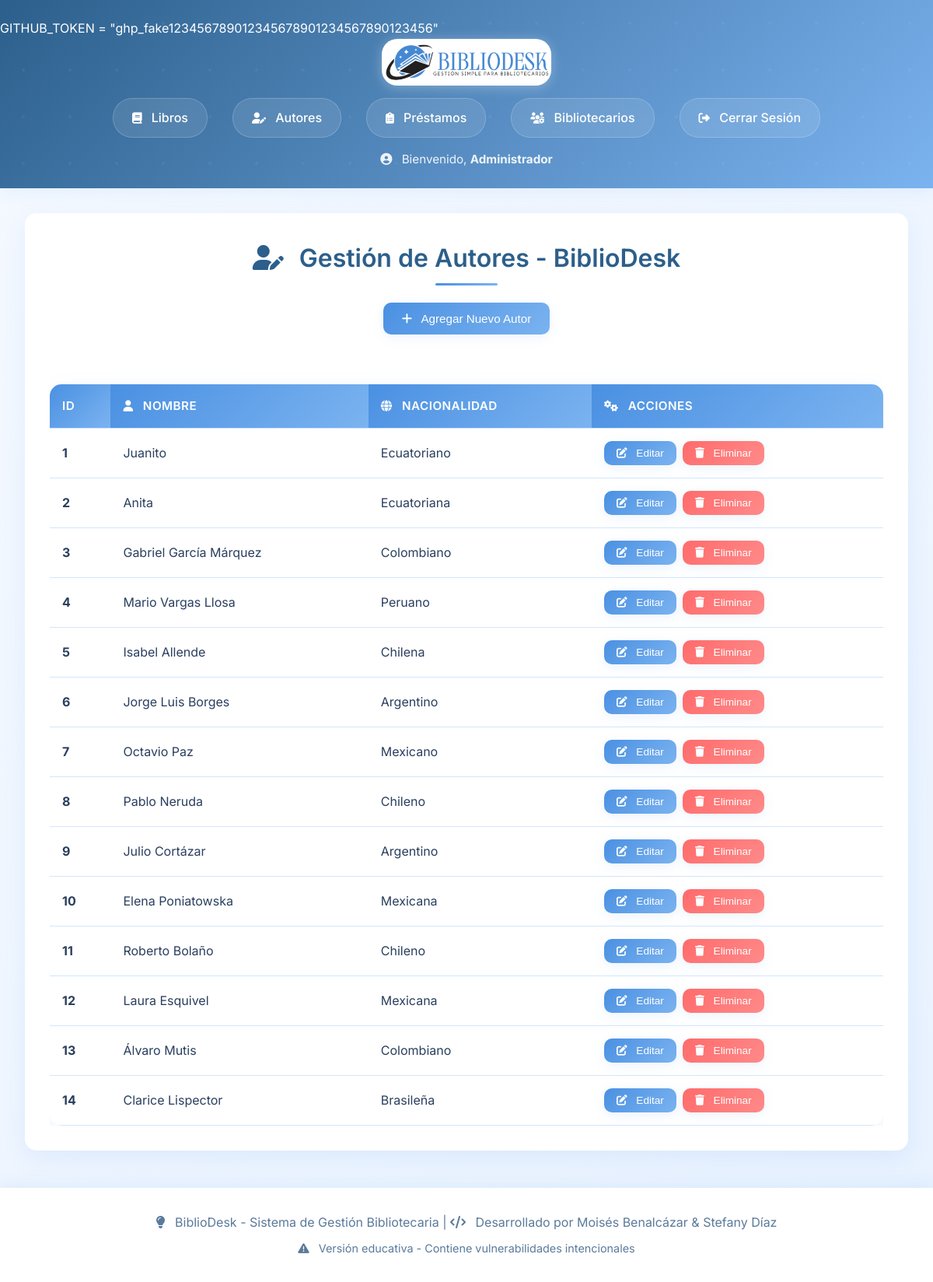
The page /authors (signed in) on the database its author committed.
### tables this page shows
CREATE TABLE authors (
        id INTEGER PRIMARY KEY AUTOINCREMENT,
        name TEXT NOT NULL,
        nationality TEXT
    );

### app.py (the view, shortened to what this page needs)
@app.route('/authors', methods=['GET', 'POST'])
def authors():
    if not session.get('logged_in'):
        return redirect(url_for('login'))
    authors = database.get_authors()
    return render_template('authors.html', authors=authors)

### database.py (called while the page is built)
def get_authors():
    conn = sqlite3.connect('library.db')
    c = conn.cursor()
    c.execute('SELECT * FROM authors')
    authors = c.fetchall()
    conn.close()
    return authors

### templates/authors.html (shortened to what this page needs)
{% extends "base.html" %}
{% block content %}
<div class="container">
    <div class="card">
        <h2><i class="fas fa-user-edit"></i> Gestión de Autores - BiblioDesk</h2>
        <div style="text-align: center; margin-bottom: 2rem;">
            <button class="btn-primary" onclick="openModal('addAuthorModal')">
                <i class="fas fa-plus"></i> Agregar Nuevo Autor
            </button>
        </div>
        <div style="overflow-x: auto;">
            <table>
                <thead>
                    <tr>
                        <th>ID</th>
                        <th><i class="fas fa-user"></i> Nombre</th>
                        <th><i class="fas fa-globe"></i> Nacionalidad</th>
                        <th><i class="fas fa-cogs"></i> Acciones</th>
                    </tr>
                </thead>
                <tbody>
                    {% for author in authors %}
                    <tr>
                        <td><strong>{{ author[0] }}</strong></td>
                        <td>{{ author[1] }}</td>
                        <td>{{ author[2] if author[2] else 'No especificada' }}</td>
                        <td>
                            <div class="action-buttons">
                                <button class="btn-primary" onclick="openEditModal('{{ author[0] }}', '{{ author[1] }}', '{{ author[2] }}')">
                                    <i class="fas fa-edit"></i> Editar
                                </button>
                                <form method="POST" style="display:inline;">
                                    <button type="submit" name="delete" class="btn-danger" onclick="return confirm('¿Estás seguro de que deseas eliminar este autor?')">
                                        <i class="fas fa-trash"></i> Eliminar
                                    </button>
                                </form>
                            </div>
                        </td>
                    </tr>
                    {% endfor %}
                </tbody>
            </table>
        </div>
    </div>
</div>
{% endblock %}

### static/style.css (style rules this page uses)
:root { --primary-blue: #4A90E2; --primary-light: #7BB3F0; --secondary-blue: #B8D4F1; --accent-blue: #2C5F8B; --light-blue: #E8F2FF; --background: #F5F9FF; --white: #FFFFFF; --text-dark: #2A3F5F; --text-light: #5A7A9A; --border-light: #D1E6FF; --success: #4ECDC4; --warning: #FFD93D; --danger: #FF6B6B; --shadow: rgba(74, 144, 226, 0.1); --shadow-hover: rgba(74, 144, 226, 0.2); }
* { margin: 0; padding: 0; box-sizing: border-box; }
body { font-family: 'Inter', sans-serif; background: linear-gradient(135deg, var(--background) 0%, var(--light-blue) 100%); min-height: 100vh; color: var(--text-dark); line-height: 1.6; }
.container { max-width: 1200px; margin: 2rem auto; padding: 0 2rem; }
h2 { color: var(--accent-blue); font-size: 2rem; font-weight: 600; margin-bottom: 2rem; text-align: center; position: relative; }
h2::after { content: ''; position: absolute; bottom: -10px; left: 50%; transform: translateX(-50%); width: 80px; height: 3px; background: linear-gradient(90deg, var(--primary-blue), var(--primary-light)); border-radius: 2px; }
button { background: linear-gradient(135deg, var(--primary-blue) 0%, var(--primary-light) 100%); color: var(--white); border: none; padding: 0.75rem 1.5rem; cursor: pointer; border-radius: 10px; font-weight: 500; font-size: 0.95rem; transition: all 0.3s ease; box-shadow: 0 4px 15px var(--shadow); position: relative; overflow: hidden; }
table { width: 100%; border-collapse: separate; border-spacing: 0; margin-top: 2rem; background: var(--white); border-radius: 15px; overflow: hidden; box-shadow: 0 10px 30px var(--shadow); }
th, td { padding: 1rem; text-align: left; border-bottom: 1px solid var(--border-light); }
th { background: linear-gradient(135deg, var(--primary-blue) 0%, var(--primary-light) 100%); color: var(--white); font-weight: 600; font-size: 0.95rem; text-transform: uppercase; letter-spacing: 0.5px; }
form { display: flex; flex-direction: column; gap: 1.5rem; max-width: 500px; background: var(--white); padding: 2rem; border-radius: 15px; box-shadow: 0 10px 30px var(--shadow); }
.card { background: var(--white); border-radius: 15px; padding: 2rem; box-shadow: 0 10px 30px var(--shadow); margin-bottom: 2rem; transition: all 0.3s ease; }
.action-buttons { display: flex; gap: 0.5rem; align-items: center; }
.action-buttons button { padding: 0.5rem 1rem; font-size: 0.85rem; min-width: auto; }
.action-buttons form { display: inline; margin: 0; padding: 0; background: none; box-shadow: none; gap: 0; }
.btn-primary { background: linear-gradient(135deg, var(--primary-blue) 0%, var(--primary-light) 100%); }
.btn-danger { background: linear-gradient(135deg, var(--danger) 0%, #ff8a8a 100%); }
.fas, .far, .fab { margin-right: 0.5rem; }
h1 .fas, h2 .fas, h3 .fas { margin-right: 0.75rem; color: inherit; }
button .fas { margin-right: 0.5rem; }
th .fas { margin-right: 0.5rem; font-size: 0.9rem; }

### rows shown on the page
authors: id "1", name "Juanito", nationality "Ecuatoriano"
authors: id "2", name "Anita", nationality "Ecuatoriana"
authors: id "3", name "Gabriel García Márquez", nationality "Colombiano"
authors: id "4", name "Mario Vargas Llosa", nationality "Peruano"
authors: id "5", name "Isabel Allende", nationality "Chilena"
authors: id "6", name "Jorge Luis Borges", nationality "Argentino"
authors: id "7", name "Octavio Paz", nationality "Mexicano"
authors: id "8", name "Pablo Neruda", nationality "Chileno"
authors: id "9", name "Julio Cortázar", nationality "Argentino"
authors: id "10", name "Elena Poniatowska", nationality "Mexicana"
authors: id "11", name "Roberto Bolaño", nationality "Chileno"
authors: id "12", name "Laura Esquivel", nationality "Mexicana"
authors: id "13", name "Álvaro Mutis", nationality "Colombiano"
authors: id "14", name "Clarice Lispector", nationality "Brasileña"

### other values the page prints
{{ session.name or session.username }} "Administrador"
